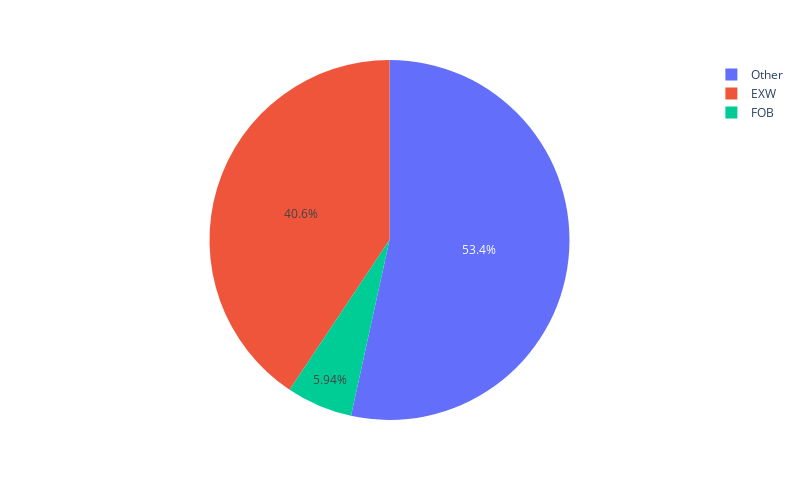

Notebook code cell kept with this figure:
### Markdown cell above
### What is the percentage of each Incoterm in the data ?

### Code cell
px.pie(data_frame=df,names='Creation',width=800, height=500)

### Figure 1 — Plotly figure (JSON) as saved in the notebook; plotly's stock layout.template omitted (floating-point values rounded to 4 significant figures; data arrays with more than 128 entries replaced by an {"elided": "..."} marker saying what was removed)
{"data": [{"domain": {"x": [0, 1], "y": [0, 1]}, "hovertemplate": "Creation=%{label}<extra></extra>", "labels": {"elided": "13515 str values"}, "legendgroup": "", "name": "", "showlegend": true, "type": "pie"}], "layout": {"height": 500, "legend": {"tracegroupgap": 0}, "margin": {"t": 60}, "width": 800}}
